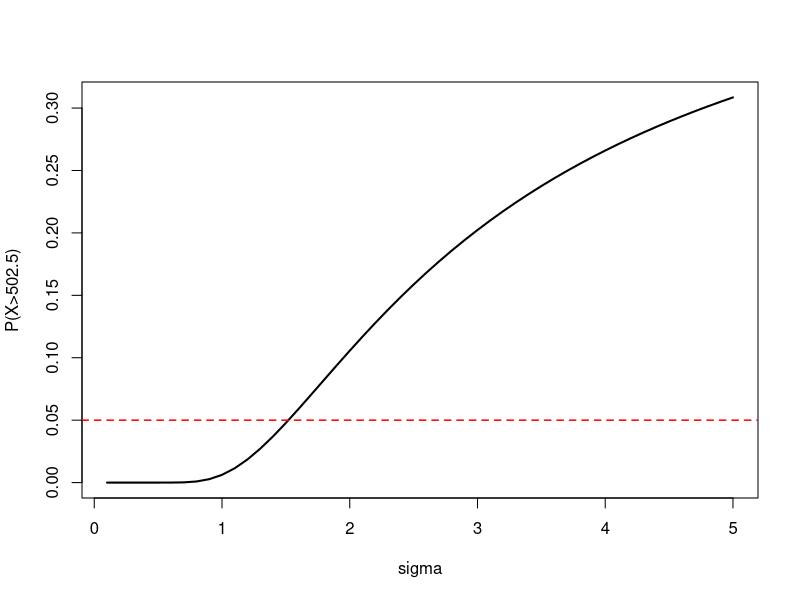

This figure's R source:
###########################################
# Exercise 2: Normal Distribution
###########################################

# Loading neccesary libraries
library(tidyverse)


# Assume that the amount of liquid filled in containers of a nominal value of 500 ml varies according a
# Normal distribution N($mu$ = 500; $sigma$ = 3).


# 1) How do you interpret the value of $mu$ = 500ml in this context?

# On average, the containers will be filled with 500ml. And we know that 95.45% of all containers
# will have between 494 and 506 ml (2 sigma from mean)


# 2) What is the probability that the volume filled in a container will fall below its nominal value by 1% or more?
pnorm(500*0.99, mean=500, sd=3)


# 3) Within which interval will the filling quantity of 99% of the containers lie?
qnorm(0.995, mean = 500, sd = 3)
qnorm(0.005, mean = 500, sd = 3)


# 4) The drug administration requests that in less than 10% cases the filling quantity deviates by more
# than 0.5% from the nominal value. Does the filling process described here meet this requirement?

1 - pnorm(500*1.005, mean=500, sd=3) + pnorm(500*0.995, mean=500, sd=3)
  # 40% higher than 10% limit


# 5) If the process does not meet the requirement, for which precision ($sigma$) of the process could the
# requirement be met?

# Graphic approach
sigma_seq <- seq(0.1,5, by=0.1)
x <- seq(450, 550, by=0.1)

plot(sigma_seq, 1 - pnorm(500*1.005, mean=500, sd=sigma_seq), 
     type="l", col="black", lwd=2, xlab="sigma", ylab="P(X>502.5)")
abline(h=0.05, col="red", lty=2, lwd=1.5)
locator()
# around 1.51



# Optimization approach (more elegant)

solving_sigma <- function(possible_sigmas){
  
  # Finding the P(X > 502.5) for different sigmas
  prob.dist <- (1 - pnorm(502.5, mean=500, sd=possible_sigmas))
  
  # We want to find the sigma where previuos probability is closer to 5%
  objective <- abs(prob.dist - 0.05)
  
  return(objective) }

# We optimize, finding minimum, for every possible value of sigma in (0,5) interval
ex9_optim <- optimize(solving_sigma, interval=c(0,5), maximum = FALSE)

# As in the graphic solution, the sigma that makes P(X > 502.5) < 5% is around 1.51
# more precisely: 1.519893
ex9_optim


# Checking:
1 - pnorm(500*1.005, mean=500, sd=1.51)
# just below 5% :D


